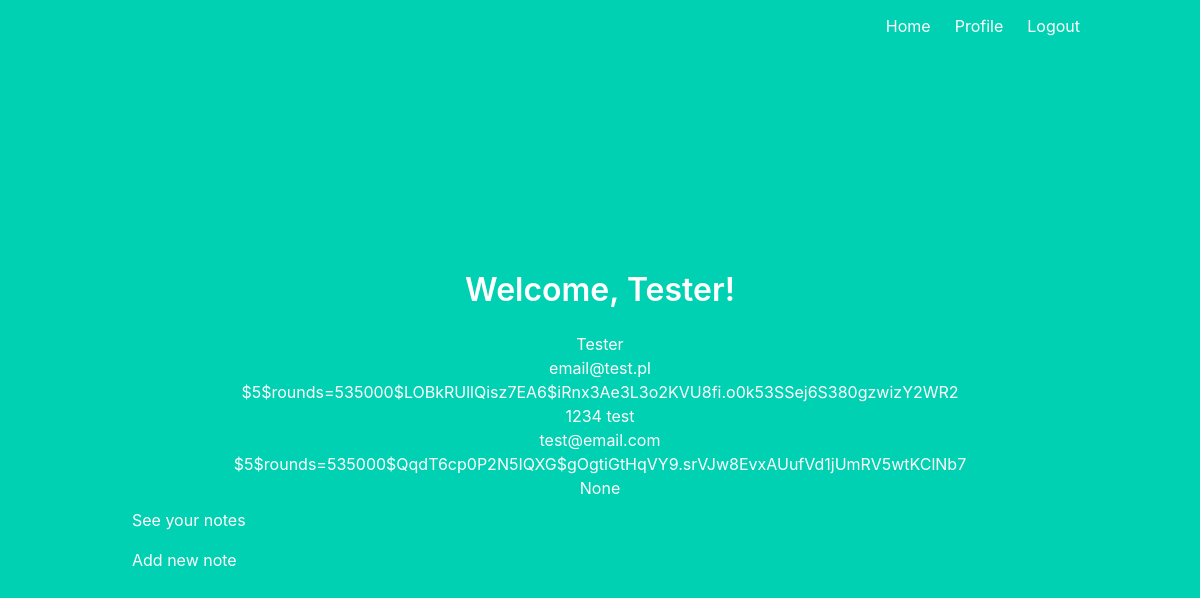
The app's page /profile (signed in), older data.
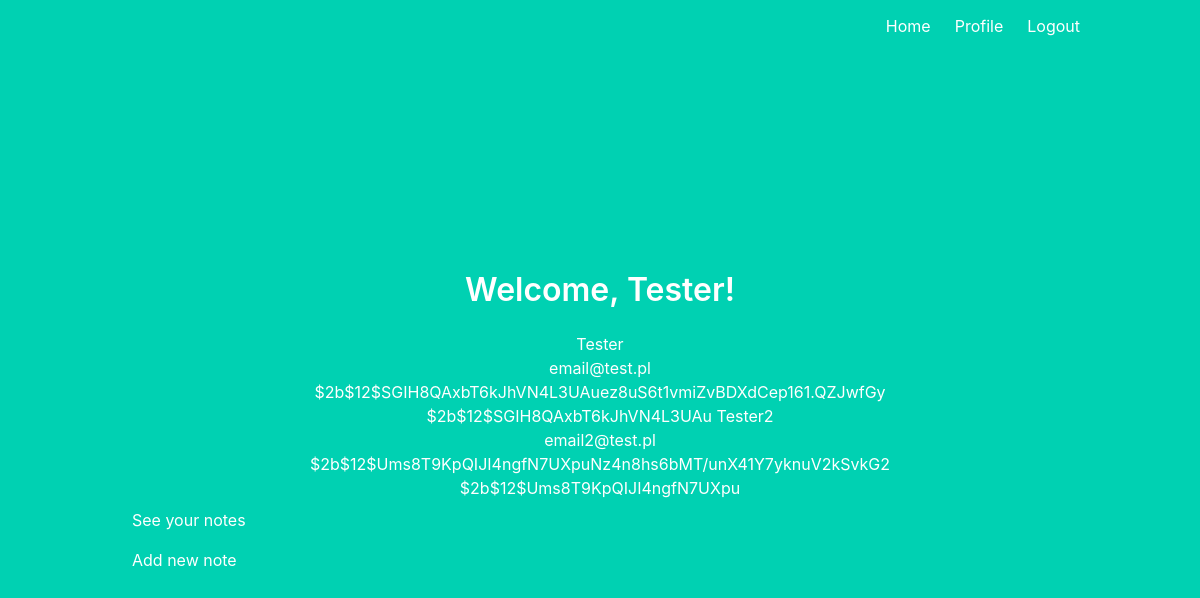
The same page, newer data.
### database.py (models this page shows, shortened)
class User(UserMixin, db.Model):
    id = db.Column(db.Integer, primary_key=True)
    login = db.Column(db.String(), index=True, unique=True)
    password = db.Column(db.String())
    salt = db.Column(db.String())
    email = db.Column(db.String(), index=True, unique=True)

### main.py (the view)
@main.route('/profile')
@login_required
def profile():
    usersData = User.query.all()
    return render_template('profile.html', name=current_user.login, UsersData = usersData)

### __init__.py (called while the page is built)
@login_manager.user_loader
def load_user(user_id):
    return User.query.get(int(user_id))

### templates/profile.html
{% extends "base.html" %}
{% block content %}
<h1 class="title">
  Welcome, {{ name }}!
</h1>
<div>
  {% for user in UsersData %}
  {{user.login}}<br />
  {{user.email}}<br />
  {{user.password}}<br />
  {{user.salt}}
  {% endfor %}
</div>
<a href="{{ url_for('main.notes') }}" class="navbar-item">
  See your notes
</a>
<a href="{{ url_for('main.addNote') }}" class="navbar-item">
  Add new note
</a>
{% endblock %}

Row changes from the older to the newer data that the page shows:
changed User "Tester": password "$5$rounds=535000$LOBkRUllQisz7EA6$iRnx3Ae3L3o2KVU8fi.o0k53SSej6S380gzwizY2WR2" → "$2b$12$SGIH8QAxbT6kJhVN4L3UAuez8uS6t1vmiZvBDXdCep161.QZJwfGy"; salt "1234" → "$2b$12$SGIH8QAxbT6kJhVN4L3UAu"
changed User: login "test" → "Tester2"; email "test@email.com" → "email2@test.pl"; password "$5$rounds=535000$QqdT6cp0P2N5IQXG$gOgtiGtHqVY9.srVJw8EvxAUufVd1jUmRV5wtKClNb7" → "$2b$12$Ums8T9KpQIJI4ngfN7UXpuNz4n8hs6bMT/unX41Y7yknuV2kSvkG2"; salt "None" → "$2b$12$Ums8T9KpQIJI4ngfN7UXpu"
